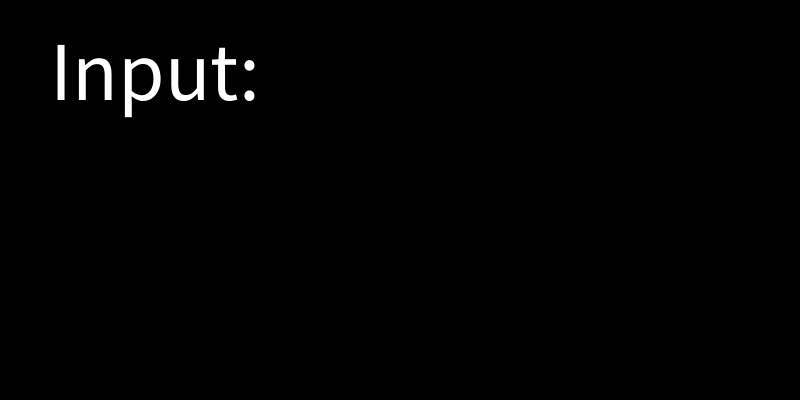
Frame 1 (no input)
Frame 60 (the mouse pressed at the canvas centre just before this capture): identical to frame 1, image omitted
Frame 120 (the mouse held since frame 60 and released just before this capture): identical to frame 1, image omitted

The Processing sketch that drew this single still picture (run headless with seeded random() and noise(); from frame 60 on, the mouse is pressed at the canvas centre):

// Processing sketch: week06_4_backspace
// ── week06_4_backspace.pde
void setup(){
  size(800,400);
  textSize(84);
}
String line = "Input: ";

void draw(){
  background(0);
  text(line,50,100);
}
void keyPressed(){
  if(key>='A'&&key<='Z') line+=key;
  if(key>='a'&&key<='z') line+=key;
  if(key==BACKSPACE&&line.length()>0){
    line=line.substring(0,line.length()-1);
  } 
}
